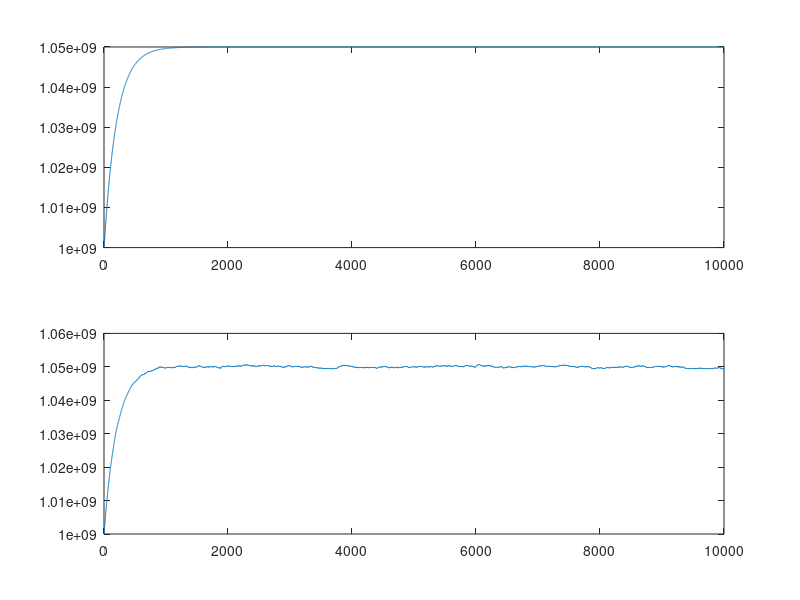

Source code (MATLAB):
iterations = 10000;
resolution = 10;
osc_gain = .1e9;
duty_cycle = .5;
F=1.05e9;
Fref = 10e6;
deltaF = osc_gain/(2^resolution);
F0 = 1e9;

cw = zeros(iterations,1);
for i=1:iterations-1
    cw(i+1) = cw(i) * (1-deltaF/Fref*duty_cycle) + (F-F0)/Fref*duty_cycle;
end
subplot(2,1,1)
plot(F0 + cw*deltaF)


cw = zeros(iterations,1);
noise  =  (rand (iterations,1)-.5);

cw = cw + noise;
for i=1:iterations-1
    cw(i+1) = cw(i+1) + cw(i) * (1-deltaF/Fref*duty_cycle) + (F-F0)/Fref*duty_cycle;
end
subplot(2,1,2)
%plot(F0 + cw(end*.75:end)*deltaF)
plot(F0 + cw*deltaF)